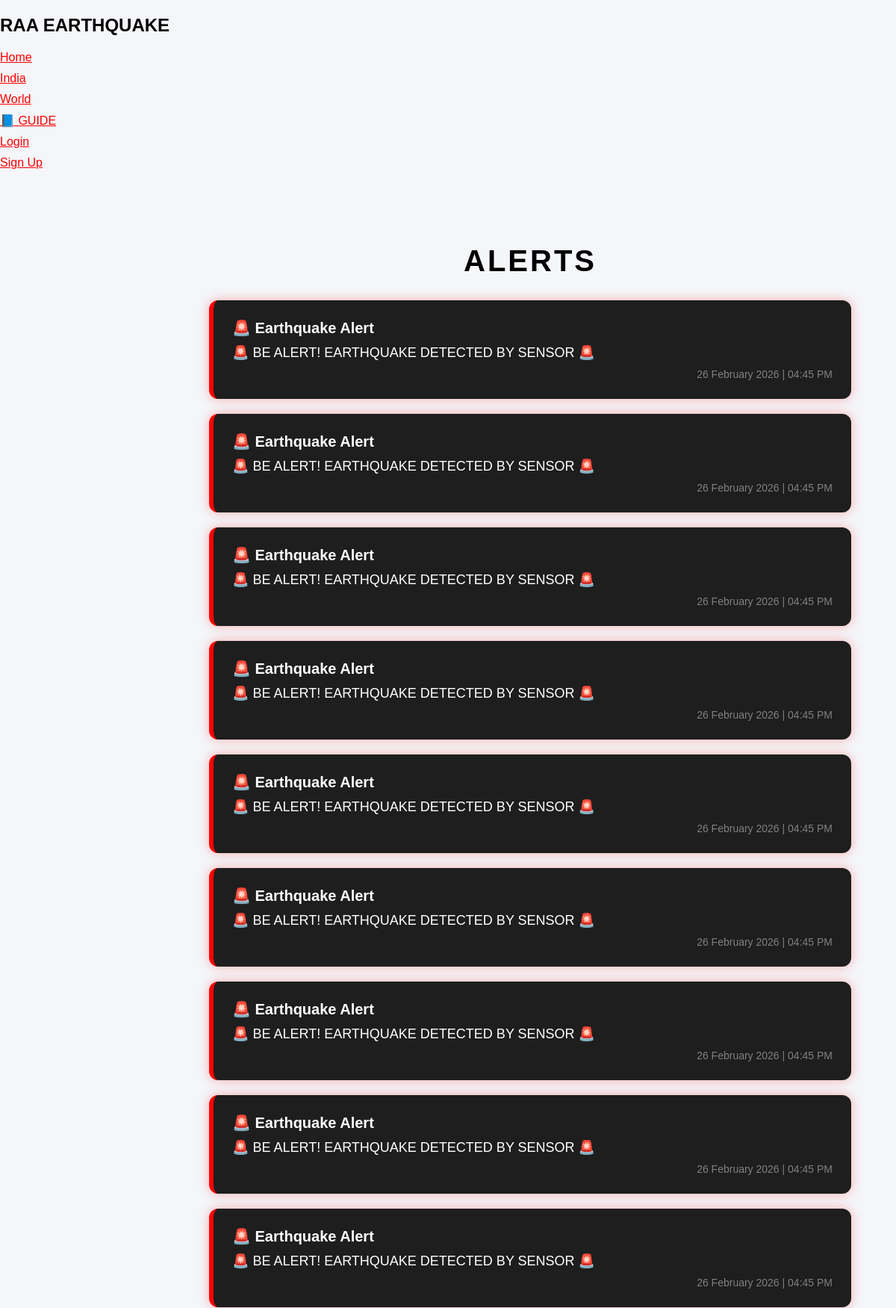
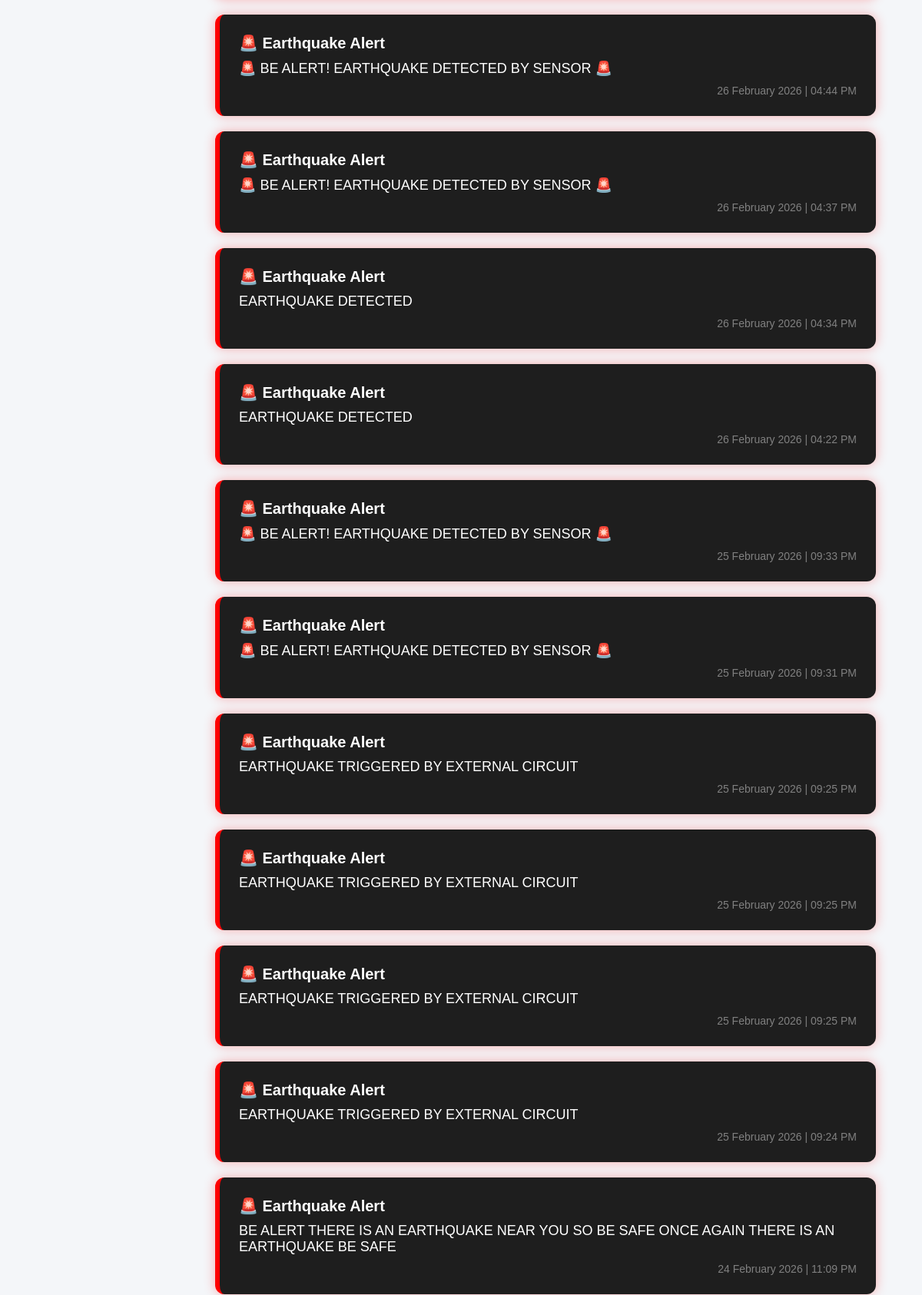
The page / (upper part) on the database its author committed (2 pictures, top to bottom).
### app.py (models this page shows)
class Alert(db.Model):
    id = db.Column(db.Integer, primary_key=True)
    message = db.Column(db.String(500))
    date = db.Column(db.DateTime, default=datetime.utcnow)

### app.py (the view)
@app.route("/")
def home():
    alerts = Alert.query.order_by(Alert.date.desc()).all()
    for alert in alerts:
        alert.ist_time = alert.date + timedelta(hours=5, minutes=30)
    return render_template("index.html", alerts=alerts)

### templates/index.html
{% extends "base.html" %}
{% block content %}
<div class="home-container">
    <div class="alerts-title">
        ALERTS
    </div>
    {% if alerts %}
        {% for alert in alerts %}
            <div class="alert-box">
                <div class="alert-header">
                    🚨 Earthquake Alert
                </div>
                <div class="alert-message">
                    {{ alert.message }}
                </div>
                <div class="alert-time">
                    {{ alert.ist_time.strftime("%d %B %Y | %I:%M %p") }}
                </div>
            </div>
        {% endfor %}
    {% else %}
        <p style="text-align:center;">No alerts available.</p>
    {% endif %}
</div>
{% endblock %}

### templates/base.html (shortened to what this page needs)
<!DOCTYPE html>
<html>
<head>
    <link rel="stylesheet" href="{{ url_for('static', filename='style.css') }}">
</head>
<body>
<div class="sidebar">
    <h2>RAA EARTHQUAKE</h2>
   <a href="/">Home</a>
<a href="/india">India</a>
<a href="/world">World</a>
<a href="/guide">📘 GUIDE</a>
{% if session.get("user_id") %}
    <a href="/account">Account</a>
    {% if session.get("is_admin") %}
        <a href="/admin">Rishav (Admin)</a>
    {% endif %}
    <a href="/logout">Logout</a>
{% else %}
    <a href="/login">Login</a>
    <a href="/signup">Sign Up</a>
{% endif %}
<div style="margin-left:220px; padding:20px;">
    {% block content %}{% endblock %}
</div>
</body>
</html>

### static/style.css (style rules this page uses)
body { margin: 0; font-family: Arial, sans-serif; background-color: #f4f6f9; }
a { color: red; display: block; margin: 10px 0; }
.home-container { padding: 40px; color: white; }
.alert-header { font-size: 20px; font-weight: bold; margin-bottom: 10px; }
.alert-message { font-size: 18px; margin-bottom: 10px; }
.alert-time { font-size: 14px; color: gray; text-align: right; }
.alert-box { background: #1e1e1e; padding: 25px; margin-bottom: 20px; border-radius: 12px; border-left: 6px solid red; box-shadow: 0 0 15px rgba(255, 0, 0, 0.3); }
.alert-time { font-size: 14px; color: gray; }
.alerts-title { text-align: center; font-size: 40px; font-weight: 900; color: black; margin-top: 30px; margin-bottom: 30px; letter-spacing: 3px; }

### rows shown on the page
Alert: message "🚨 BE ALERT! EARTHQUAKE DETECTED BY SENSOR 🚨", ist_time "26 February 2026 | 04:45 PM"
Alert: message "🚨 BE ALERT! EARTHQUAKE DETECTED BY SENSOR 🚨", ist_time "26 February 2026 | 04:45 PM"
Alert: message "🚨 BE ALERT! EARTHQUAKE DETECTED BY SENSOR 🚨", ist_time "26 February 2026 | 04:45 PM"
Alert: message "🚨 BE ALERT! EARTHQUAKE DETECTED BY SENSOR 🚨", ist_time "26 February 2026 | 04:45 PM"
Alert: message "🚨 BE ALERT! EARTHQUAKE DETECTED BY SENSOR 🚨", ist_time "26 February 2026 | 04:45 PM"
Alert: message "🚨 BE ALERT! EARTHQUAKE DETECTED BY SENSOR 🚨", ist_time "26 February 2026 | 04:45 PM"
Alert: message "🚨 BE ALERT! EARTHQUAKE DETECTED BY SENSOR 🚨", ist_time "26 February 2026 | 04:45 PM"
Alert: message "🚨 BE ALERT! EARTHQUAKE DETECTED BY SENSOR 🚨", ist_time "26 February 2026 | 04:45 PM"
Alert: message "🚨 BE ALERT! EARTHQUAKE DETECTED BY SENSOR 🚨", ist_time "26 February 2026 | 04:45 PM"
Alert: message "🚨 BE ALERT! EARTHQUAKE DETECTED BY SENSOR 🚨", ist_time "26 February 2026 | 04:44 PM"
Alert: message "🚨 BE ALERT! EARTHQUAKE DETECTED BY SENSOR 🚨", ist_time "26 February 2026 | 04:37 PM"
Alert: message "EARTHQUAKE DETECTED", ist_time "26 February 2026 | 04:34 PM"
Alert: message "EARTHQUAKE DETECTED", ist_time "26 February 2026 | 04:22 PM"
Alert: message "🚨 BE ALERT! EARTHQUAKE DETECTED BY SENSOR 🚨", ist_time "25 February 2026 | 09:33 PM"
Alert: message "🚨 BE ALERT! EARTHQUAKE DETECTED BY SENSOR 🚨", ist_time "25 February 2026 | 09:31 PM"
Alert: message "EARTHQUAKE TRIGGERED BY EXTERNAL CIRCUIT", ist_time "25 February 2026 | 09:25 PM"
Alert: message "EARTHQUAKE TRIGGERED BY EXTERNAL CIRCUIT", ist_time "25 February 2026 | 09:25 PM"
Alert: message "EARTHQUAKE TRIGGERED BY EXTERNAL CIRCUIT", ist_time "25 February 2026 | 09:25 PM"
Alert: message "EARTHQUAKE TRIGGERED BY EXTERNAL CIRCUIT", ist_time "25 February 2026 | 09:24 PM"
Alert: message "BE ALERT THERE IS AN EARTHQUAKE NEAR YOU SO BE SAFE ONCE AGAIN THERE IS AN EARTHQUAKE BE SAFE", ist_time "24 February 2026 | 11:09 PM"
